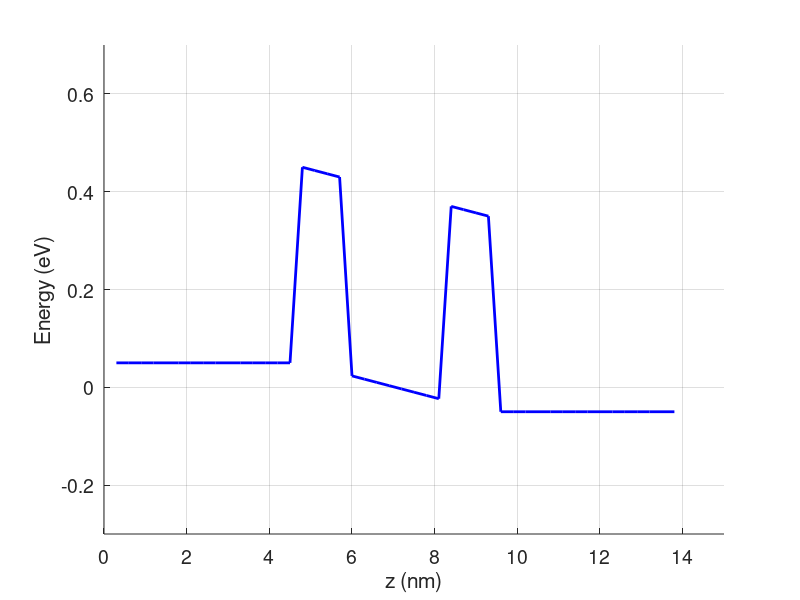

MATLAB code to generate this figure:
clear all;
  % Contains (all MKS, except energy in eV)
  hbar=1.06e-34;
  q=1.6e-19;
  m=0.25*9.1e-31;
  IE=(q*q)/(2.0*pi*hbar);
  Ef=0.1;
  kT=0.025;

% inputs
  a=3.0e-10;
  t0=hbar*hbar/(2.0*m*a*a*q);

% Hamiltonian Matrix
  NS=15;
  NC=16;
  ND=15;
  Np=NS+NC+ND;
% RT Barrier
  UB=[zeros(NS,1);0.4*ones(4,1);zeros(NC-8,1);0.4*ones(4,1);zeros(ND,1)]; %RT Barrier
%  UB=[zeros(NS,1);0.4*ones(NC,1);zeros(ND,1);];%tunneling barrier
  T=(2.0*t0*diag(ones(1,Np)))-(t0*diag(ones(1,Np-1),1))-(t0*diag(ones(1,Np-1),-1));
  T=T+diag(UB);
  %Bias
  NV=26;
  VV=linspace(0,0.1,NV);
  for iV=1:NV
    V=VV(iV);
    mu1=Ef+(V/2);
    mu2=Ef-(V/2);
    U1=V*[0.5*ones(1,NS) linspace(0.5,-0.5,NC) -0.5*ones(1,ND)];
    U1=U1';%Applied potential profile

 %Energy grid for Green’s function method
    NE=101;E=linspace(-.2,.8,NE);zplus=i*1e-12;dE=E(2)-E(1);
    f1=1./(1+exp((E-mu1)./kT));
    f2=1./(1+exp((E-mu2)./kT));
    %For infinite 2-D cross-section
    %f1=(2*m*kT*q/(2*pi*hbarˆ2)).*log(1+exp((mu1-E)./kT));
    %f2=(2*m*kT*q/(2*pi*hbarˆ2)).*log(1+exp((mu2-E)./kT));

    %Transmission

    I=0;%Current
    for k=1:NE
      sig1=zeros(Np);sig2=zeros(Np);sig3=zeros(Np);
      ck=1-((E(k)+zplus-U1(1)-UB(1))/(2*t0));ka=acos(ck);
      sig1(1,1)=-t0*exp(i*ka);
      gam1=i*(sig1-sig1');
      ck=1-((E(k)+zplus-U1(Np)-UB(Np))/(2*t0));
      ka=acos(ck);
      sig2(Np,Np)=-t0*exp(i*ka);
      gam2=i*(sig2-sig2');
      sig3(Np/2,Np/2)=-i*0.00025;
      gam3=i*(sig3-sig3'); %B¨uttiker probe
      G=inv(((E(k)+zplus)*eye(Np))-T-diag(U1)-sig1-sig2-sig3);
      T12=real(trace(gam1*G*gam2*G'));
      T13=real(trace(gam1*G*gam3*G'));
      T23=real(trace(gam2*G*gam3*G'));
      TM(k)=T12+(T13*T23/(T12+T23));
      I=I+(dE*IE*TM(k)*(f1(k)-f2(k)));
    end
    II(iV)=I;
  end
  XX=a*1.0e+09*[1:1:Np];
  XS=XX([1:NS-4]);
  XD=XX([NS+NC+5:Np]);
  hold on
  h=plot(XX,U1+UB,'b');
  %h=plot(VV,II,'b');
%  h=plot(XS,mu1*ones(1,NS-4),'b--');
%  h=plot(XD,mu2*ones(1,NS-4),'b--');
 % axis([0 .5 0 3.5e-7])
  axis([0 15 -.3 .7])
  set(h,'linewidth',[2.0]);
  set(gca,'Fontsize',[14]);
%  xlabel('Voltage (V)');
  xlabel('z (nm)');
  ylabel('Energy (eV)');
%  ylabel('Current (A)');
  grid on
